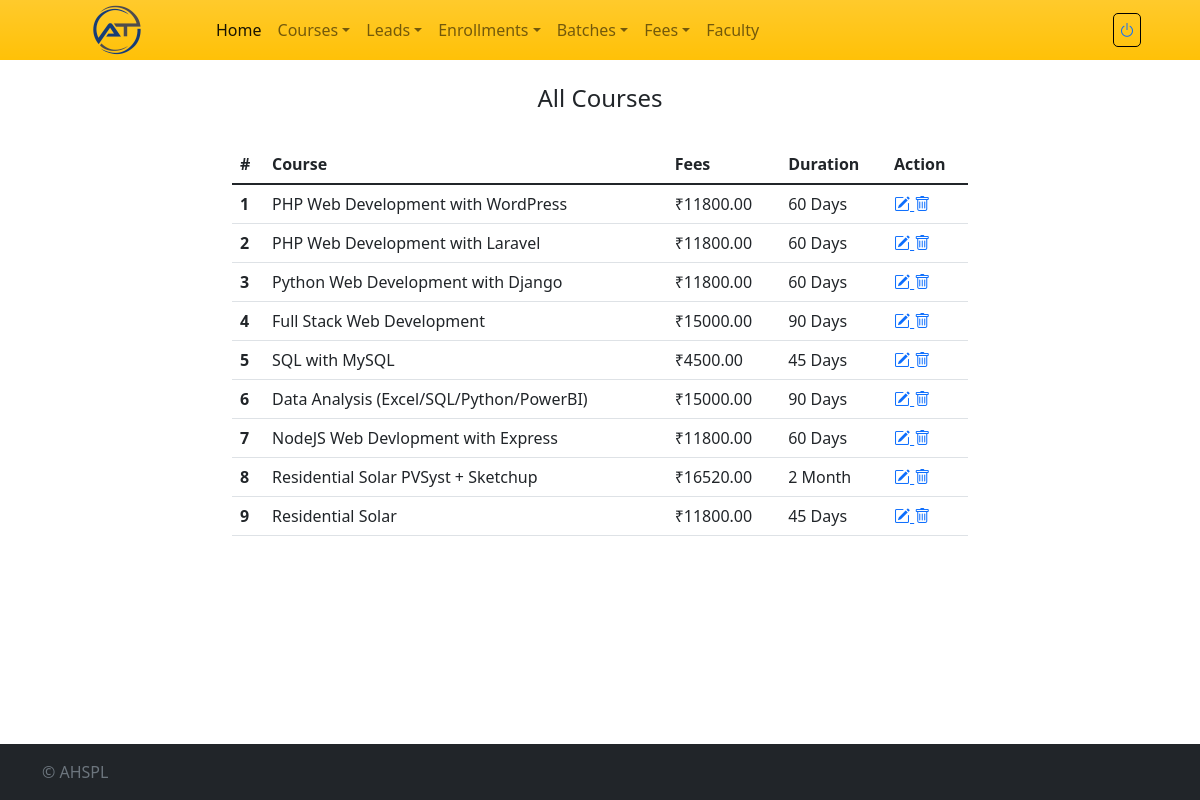
The app's page /all-course (signed in) with its own data.
### crmapp/models.py (models this page shows)
class Course(models.Model):
    course_id = models.AutoField(primary_key=True)
    course_name = models.CharField(max_length=100)
    course_fee = models.DecimalField(max_digits=10, decimal_places=2)
    course_duration = models.CharField(max_length=100, default='')
    date_created = models.DateField(default=datetime.today)

### crmapp/views.py (the view)
# urls.py: path('all-course', login_required(views.all_course), name='all_course'),
def all_course(request):
	all_courses = Course.objects.all()
	context = {'courses': all_courses}
	return render(request,'all-course.html',context)

### templates/all-course.html (shortened to what this page needs)
{% extends 'base.html' %}
{% block content %}
<div class="row">
	<div class="col">
	</div>
    <div class="col-8">
		<div class="py-4 text-center">
	    	<h4>All Courses</h4>
	  	</div>
		<table class="table  table-hover">
		  <thead>
		    <tr>
		      <th scope="col">#</th>
		      <th scope="col">Course</th>
		      <th scope="col">Fees</th>
		      <th scope="col">Duration</th>
		      <th scope="col">Action</th>
		    </tr>
		  </thead>
		  <tbody>
		  	{% for course in courses %}
		    <tr>
				<th scope="row">{{ forloop.counter }}</th>
				<td>{{ course.course_name }}</td>
				<td>₹{{ course.course_fee }}</td>
				<td>{{ course.course_duration }}</td>
				<td>
				    <a href="{% url 'edit_course' course.course_id %}">
				        <i class="bi bi-pencil-square" title="Edit"></i>
				    </a>
				    <a onclick="return confirmDelete();" href="{% url 'delete_course' course.course_id %}">
				        <i class="bi bi-trash" title="Delete"></i>
				    </a>
				</td>
		    </tr>
		    {% endfor %}
		  </tbody>
		</table>
	</div>
	<div class="col">
	</div>
</div>
{% endblock %}

### records on screen
Course: course_name "PHP Web Development with WordPress", course_fee "11800.00", course_duration "60 Days"
Course: course_name "PHP Web Development with Laravel", course_fee "11800.00", course_duration "60 Days"
Course: course_name "Python Web Development with Django", course_fee "11800.00", course_duration "60 Days"
Course: course_name "Full Stack Web Development", course_fee "15000.00", course_duration "90 Days"
Course: course_name "SQL with MySQL", course_fee "4500.00", course_duration "45 Days"
Course: course_name "Data Analysis (Excel/SQL/Python/PowerBI)", course_fee "15000.00", course_duration "90 Days"
Course: course_name "NodeJS Web Devlopment with Express", course_fee "11800.00", course_duration "60 Days"
Course: course_name "Residential Solar PVSyst + Sketchup", course_fee "16520.00", course_duration "2 Month"
Course: course_name "Residential Solar", course_fee "11800.00", course_duration "45 Days"
